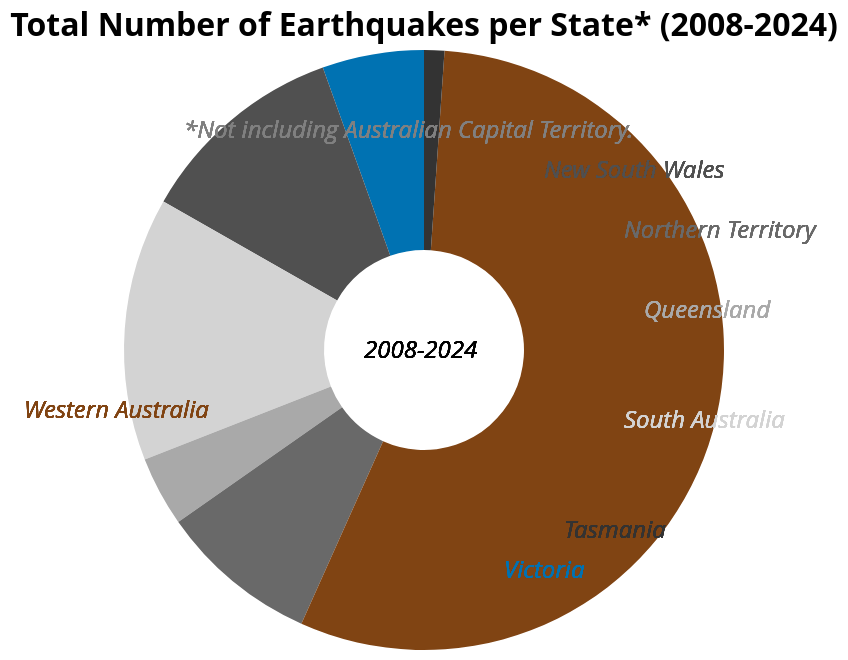

This figure's Vega-Lite source:
### Vega-Lite specification from a JSON file in a GitHub repository (floating-point values rounded to 4 significant figures)
{"$schema": "https://vega.github.io/schema/vega-lite/v5.json", "background": "transparent", "title": {"text": "Total Number of Earthquakes per State* (2008-2024)", "fontSize": 16, "font": "Open Sans, sans-serif", "anchor": "middle"}, "data": {"values": [{"State": "Victoria", "value": 778}, {"State": "New South Wales", "value": 1602}, {"State": "South Australia", "value": 2017}, {"State": "Queensland", "value": 536}, {"State": "Northern Territory", "value": 1218}, {"State": "Western Australia", "value": 7900}, {"State": "Tasmania", "value": 155}]}, "transform": [{"calculate": "datum.value / 11366 * 100", "as": "percentage"}], "layer": [{"mark": {"type": "arc", "innerRadius": 50}, "encoding": {"theta": {"field": "value", "type": "quantitative"}, "color": {"field": "State", "type": "nominal", "legend": null, "scale": {"domain": ["Victoria", "New South Wales", "South Australia", "Queensland", "Northern Territory", "Western Australia", "Tasmania"], "range": ["#0072B2", "#505050", "#D3D3D3", "#A9A9A9", "#696969", "#804413", "#333333"]}}, "tooltip": [{"field": "State", "type": "nominal"}, {"field": "value", "type": "quantitative", "title": "Total Number of Earthquakes"}, {"field": "percentage", "type": "quantitative", "format": ".2f", "title": "Percentage Share (%)"}]}}, {"mark": {"type": "text", "align": "left", "baseline": "middle", "dx": -200, "dy": 30, "fontSize": 12, "font": "Open Sans, sans-serif", "fontStyle": "italic"}, "encoding": {"text": {"value": "Western Australia"}, "color": {"value": "#804413"}}}, {"mark": {"type": "text", "align": "left", "baseline": "middle", "dx": 40, "dy": 110, "fontSize": 12, "font": "Open Sans, sans-serif", "fontStyle": "italic"}, "encoding": {"text": {"value": "Victoria"}, "color": {"value": "#0072B2"}}}, {"mark": {"type": "text", "align": "left", "baseline": "middle", "dx": 70, "dy": 90, "fontSize": 12, "font": "Open Sans, sans-serif", "fontStyle": "italic"}, "encoding": {"text": {"value": "Tasmania"}, "color": {"value": "#333333"}}}, {"mark": {"type": "text", "align": "left", "baseline": "middle", "dx": 100, "dy": 35, "fontSize": 12, "font": "Open Sans, sans-serif", "fontStyle": "italic"}, "encoding": {"text": {"value": "South Australia"}, "color": {"value": "#D3D3D3"}}}, {"mark": {"type": "text", "align": "left", "baseline": "middle", "dx": 110, "dy": -20, "fontSize": 12, "font": "Open Sans, sans-serif", "fontStyle": "italic"}, "encoding": {"text": {"value": "Queensland"}, "color": {"value": "#A9A9A9"}}}, {"mark": {"type": "text", "align": "left", "baseline": "middle", "dx": 100, "dy": -60, "fontSize": 12, "font": "Open Sans, sans-serif", "fontStyle": "italic"}, "encoding": {"text": {"value": "Northern Territory"}, "color": {"value": "#696969"}}}, {"mark": {"type": "text", "align": "left", "baseline": "middle", "dx": 60, "dy": -90, "fontSize": 12, "font": "Open Sans, sans-serif", "fontStyle": "italic"}, "encoding": {"text": {"value": "New South Wales"}, "color": {"value": "#505050"}}}, {"mark": {"type": "text", "align": "left", "baseline": "middle", "dx": -120, "dy": -110, "fontSize": 12, "font": "Open Sans, sans-serif", "fontStyle": "italic"}, "encoding": {"text": {"value": "*Not including Australian Capital Territory."}, "color": {"value": "gray"}}}, {"mark": {"type": "text", "align": "left", "baseline": "middle", "dx": -30, "dy": 0, "fontSize": 12, "font": "Open Sans, sans-serif", "fontStyle": "italic"}, "encoding": {"text": {"value": "2008-2024"}, "color": {"value": "black"}}}], "config": {"view": {"stroke": null}}}
